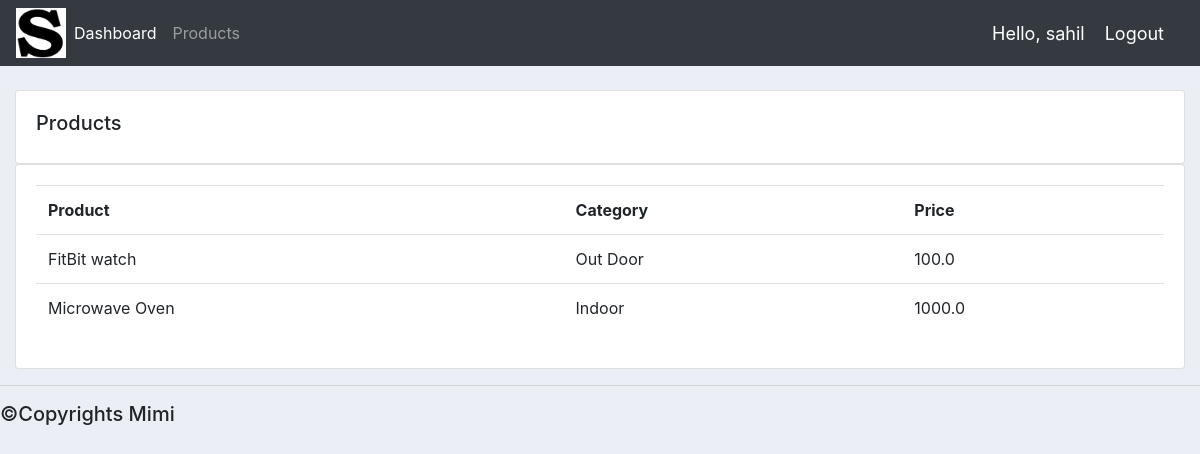
Screenshot of /products/ (signed in) with the database file from the repository.
### Accounts/models.py (models this page shows, shortened)
class Product(models.Model):
	CATEGORY = (
			('Indoor', 'Indoor'),
			('Out Door', 'Out Door'),
			)
	name = models.CharField(max_length=200, null=True)
	price = models.FloatField(null=True)
	category = models.CharField(max_length=200, null=True, choices=CATEGORY)
	description = models.CharField(max_length=200, null=True, blank=True)
	date_created = models.DateTimeField(auto_now_add=True, null=True)
	tags = models.ManyToManyField(Tag)

### Accounts/decorators.py (the view)
		def wrapper_func(request, *args, **kwargs):
			group = None
			if request.user.groups.exists():
				group = request.user.groups.all()[0].name
			if group in allowed_roles:
				return view_func(request, *args, **kwargs)
			else:
				return HttpResponse('You are not authorized to view this page')

### Accounts/views.py (called while the page is built)
@login_required(login_url='login')
@allowed_users(allowed_roles=['admin'])
def products(request):
	products = Product.objects.all()
	return render(request, 'Accounts/products.html', {'products':products})

### Accounts/templates/Accounts/products.html
{%  extends 'Accounts/main.html' %}
{% block content %}
		<br>
		<div class="row">
			<div class="col-md">
				<div class="card card-body">
					<h5>Products</h5>
				</div>
				<div class="card card-body">
					<table class="table">
						<tr>
							<th>Product</th>
							<th>Category</th>
							<th>Price</th>
						</tr>
						{% for i in products %}
							<tr>
								<td>{{i.name}}</td>
								<td>{{i.category}}</td>
								<td>{{i.price}}</td>
							</tr>
						{% endfor %}
					</table>
				</div>
			</div>
		</div>
{% endblock content %}

### Accounts/templates/Accounts/nav.html (shortened to what this page needs)
{% load static %}
<nav class="navbar navbar-expand-lg navbar-dark bg-dark">
 <img src="{% static 'images/im1.png' %}" width='50px' height='50px'>
  <div class="collapse navbar-collapse" id="navbarNav">
    <ul class="navbar-nav">
      {% if request.user.is_staff %}
      <li class="nav-item active">
        <a class="nav-link" href="{% url 'home' %}">Dashboard</a>
      </li>
      <li class="nav-item">
        <a class="nav-link" href="{% url 'products' %}">Products</a>
      </li>
      {% else %}
       <li class="nav-item">
        <a class="nav-link" href="{% url 'account' %}">Settings</a>
      </li>
      {% endif %}
    </ul>
  </div>
  <span class="hello-msg">Hello, {{request.user}}</span>
  <span ><a  class="hello-msg" href="{% url 'logout' %}">Logout</a></span>
</nav>

### static/css/main.css (style rules this page uses)
body { background-color: #ebeff5; }

### Accounts/templates/Accounts/nav.html (style rules this page uses)
.hello-msg { font-size: 18px; color: #fff; margin-right: 20px; }

### rows the page displays
Product: name "FitBit watch", category "Out Door", price "100.0"
Product: name "Microwave Oven", category "Indoor", price "1000.0"

### other values shown
{{ request.user }} "sahil"
